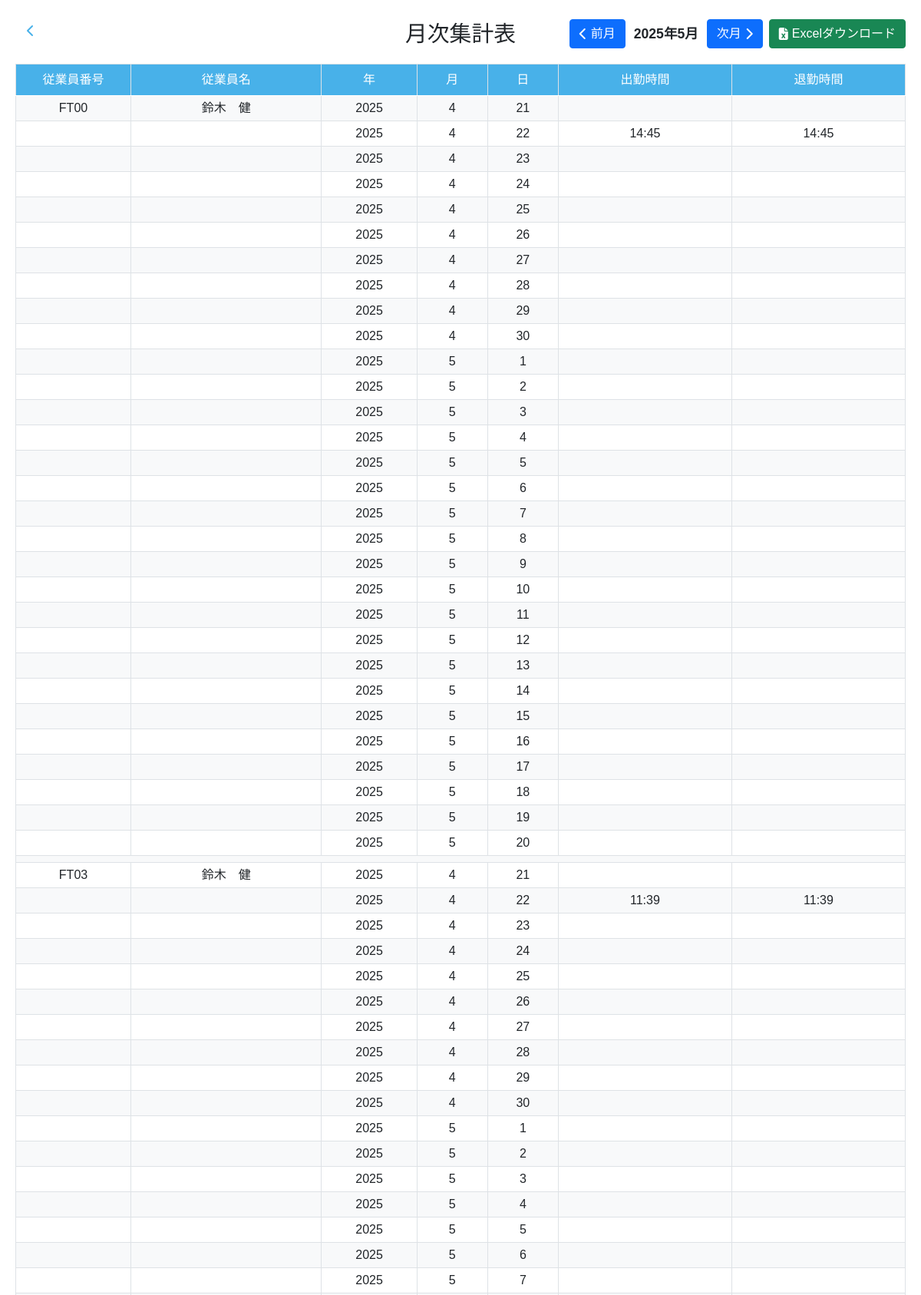
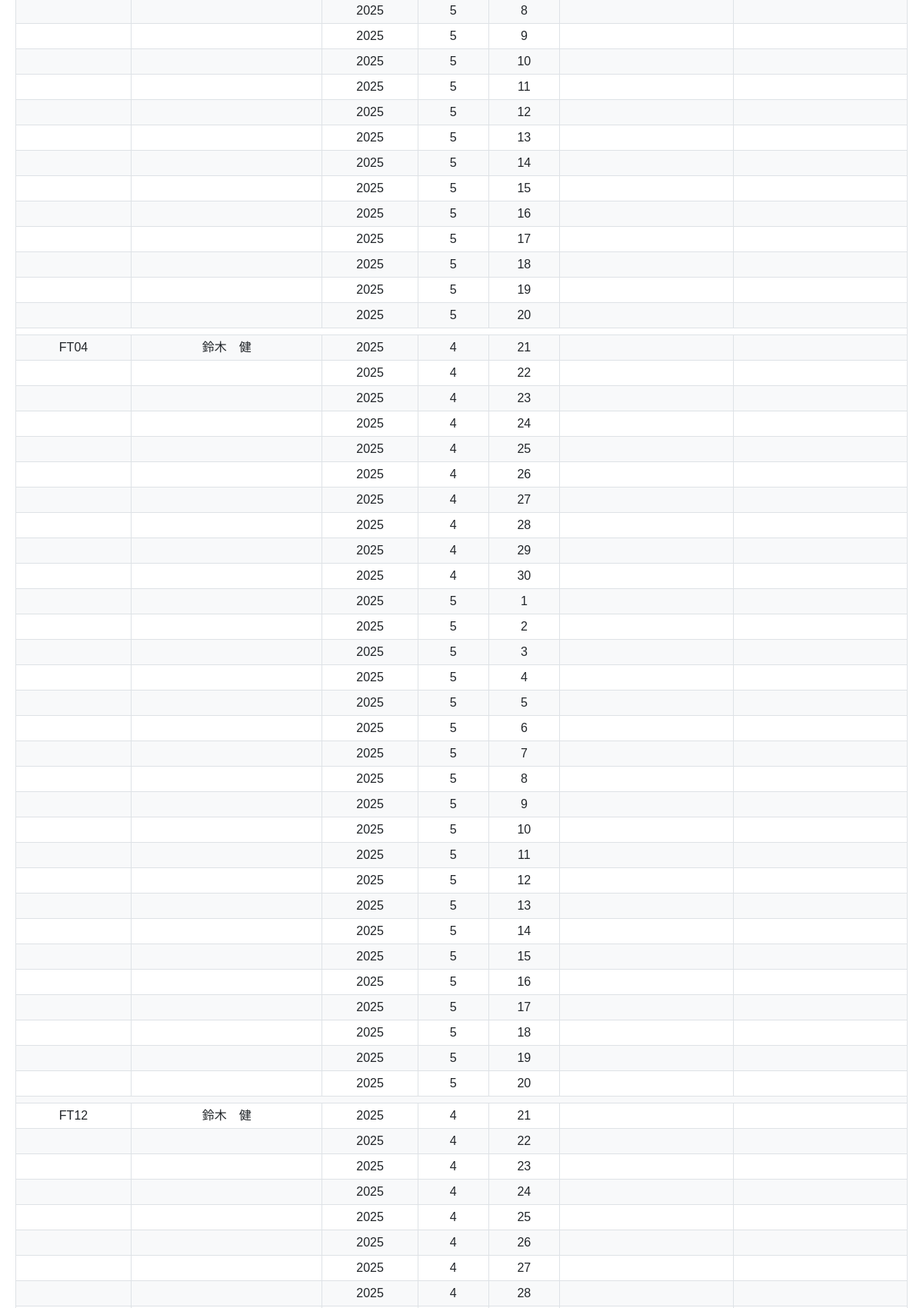
Screenshot of /report (upper part) with the database file from the repository (2 pictures, top to bottom).
### testapp/models.py (models this page shows, shortened)
class User(db.Model):
    __tablename__ = 'users'  # テーブル名を明示的に指定
    id = db.Column(db.Integer, primary_key=True)
    name = db.Column(db.String(20), nullable=False)  # 20文字まで
    employment_type = db.Column(db.String(2), nullable=False)  # FTまたはPT（2文字）
    employee_id = db.Column(db.String(4), unique=True, nullable=False)  # 4文字（例：FT01）
    password = db.Column(db.String(10), nullable=False)  # 10文字まで

### testapp/main.py (the view)
@app.route('/report')
@app.route('/report/<int:year>/<int:month>')
def report(year=None, month=None):
    if year is None or month is None:
        now = datetime.now()
        if now.day >= 21:
            if now.month == 12:
                year = now.year + 1
                month = 1
            else:
                year = now.year
                month = now.month + 1
        else:
            year = now.year
            month = now.month
    if month == 1:
        start_date = datetime(year - 1, 12, 21)
    else:
        start_date = datetime(year, month - 1, 21)
    end_date = datetime(year, month, 20)
    employees = User.query.order_by(
        case(
            (User.employment_type == 'FT', 0),
            (User.employment_type == 'PT', 1),
        ),
        User.employee_id
    ).all()
    report_data = []
    for employee in employees:
        current_date = start_date
        while current_date <= end_date:
            date_str = current_date.strftime('%Y-%m-%d')
            records = AttendanceRecord.query.filter_by(
                user_id=employee.id,
                date=date_str
            ).order_by(AttendanceRecord.time).all()
            arrive = next((r.time.strftime('%-H:%M') for r in records if r.action_type == '出勤'), '')
            leave = next((r.time.strftime('%-H:%M') for r in records if r.action_type == '退勤'), '')
            report_data.append({
                'employee_id': employee.employee_id,
                'name': employee.name,
                'year': current_date.year,
                'month': current_date.month,
                'day': current_date.day,
                'arrive': arrive,
                'leave': leave
            })
            current_date += timedelta(days=1)
    return render_template('testapp/report.html',
                         year=year,
                         month=month,
                         report_data=report_data)

### testapp/templates/testapp/report.html (shortened to what this page needs)
<!DOCTYPE html>
<html lang="ja">
<head>
    <link href="https://cdn.jsdelivr.net/npm/bootstrap@5.0.2/dist/css/bootstrap.min.css" rel="stylesheet">
    <link rel="stylesheet" href="https://cdnjs.cloudflare.com/ajax/libs/font-awesome/6.4.0/css/all.min.css">
    <link rel="stylesheet" href="{{ url_for('static', filename='css/attendance_history.css') }}">
    <link rel="stylesheet" href="{{ url_for('static', filename='css/management.css') }}">
</head>
<body>
    <div class="container">
        <div class="header">
            <a href="{{ url_for('management') }}" class="back-button">
                <i class="fa-solid fa-chevron-left"></i>
            </a>
            <h1>月次集計表</h1>
            <div class="controls">
                <a href="{{ url_for('prev_month_report', year=year, month=month) }}" class="btn btn-primary">
                    <i class="fas fa-chevron-left"></i> 前月
                </a>
                <span id="currentMonth" class="month-display">{{ year }}年{{ month }}月</span>
                <a href="{{ url_for('next_month_report', year=year, month=month) }}" class="btn btn-primary">
                    次月 <i class="fas fa-chevron-right"></i>
                </a>
                <a href="{{ url_for('download_csv', year=year, month=month) }}" class="btn btn-success">
                    <i class="fas fa-file-excel"></i> Excelダウンロード
                </a>
            </div>
        </div>
        <div class="table-responsive">
            <table class="table table-bordered" id="reportTable">
                <thead>
                    <tr>
                        <th>従業員番号</th>
                        <th>従業員名</th>
                        <th>年</th>
                        <th>月</th>
                        <th>日</th>
                        <th>出勤時間</th>
                        <th>退勤時間</th>
                    </tr>
                </thead>
                <tbody>
                    {% set current_employee = namespace(id='', name='') %}
                    {% for record in report_data %}
                    {% if record.employee_id != current_employee.id and current_employee.id != '' %}
                    <tr>
                        <td colspan="7"></td>
                    </tr>
                    {% endif %}
                    <tr>
                        <td>{% if record.employee_id != current_employee.id %}{{ record.employee_id }}{% endif %}</td>
                        <td>{% if record.employee_id != current_employee.id %}{{ record.name }}{% endif %}</td>
                        <td>{{ record.year }}</td>
                        <td>{{ record.month }}</td>
                        <td>{{ record.day }}</td>
                        <td>{{ record.arrive }}</td>
                        <td>{{ record.leave }}</td>
                    </tr>
                    {% set current_employee.id = record.employee_id %}
                    {% set current_employee.name = record.name %}
                    {% endfor %}
                </tbody>
            </table>
        </div>
    </div>
</body>
</html>

### testapp/static/css/attendance_history.css (style rules this page uses)
.container { padding: 20px; max-width: 100%; overflow-x: auto; }
.header { display: flex; justify-content: space-between; align-items: center; margin-bottom: 20px; flex-wrap: wrap; position: relative; padding-top: 5px; }
.back-button { position: absolute; left: 0; top: 0; z-index: 1; padding: 8px; margin-right: 15px; }
h1 { font-size: 1.8rem; }
.header h1 { position: absolute; left: 50%; transform: translateX(-50%); font-family: 'Noto Sans JP', sans-serif; margin: 0; }
.controls { display: flex; align-items: center; gap: 8px; flex-wrap: wrap; margin-left: auto; }
.month-display { font-size: 1.1rem; font-weight: bold; min-width: 90px; text-align: center; }
.table { width: 100%; border-collapse: collapse; }
.table th, .table td { padding: 8px; text-align: center; vertical-align: middle; font-family: 'Noto Sans JP', sans-serif; border: 1px solid #dee2e6; }
.table th { background-color: #48b1e9; font-weight: 400; color: white; }
.table thead th:first-child, .table tbody td:first-child { width: 150px; min-width: 150px; max-width: 150px; white-space: nowrap; overflow: hidden; text-overflow: ellipsis; }
.table tbody tr:nth-child(odd) { background-color: #f8f9fa; }
.btn { display: flex; align-items: center; gap: 5px; }
.table td { padding: 4px; vertical-align: middle; min-height: 4.8em; }
.table td:first-child { min-height: auto; }

### testapp/static/css/management.css (style rules this page uses)
body { background-color: white; margin: 0; padding: 0; font-family: 'Noto Sans JP', sans-serif; min-height: 100vh; display: flex; flex-direction: column; }
.back-button { color: #48b1e9; text-decoration: none !important; display: flex; align-items: center; justify-content: center; width: 40px; height: 40px; border-radius: 50%; transition: all 0.3s ease; position: fixed; left: 20px; top: 20px; }

### rows the page displays
User: employee_id "FT00", name "鈴木 健", year "2025", month "4", day "21", day "22", arrive "14:45", leave "14:45", day "23", day "24", day "25", day "26", day "27", day "28", day "29", day "30", month "5", day "1", day "2", day "3", day "4", day "5", day "6", day "7", day "8", day "9", day "10", day "11", day "12", day "13", day "14", day "15", day "16", day "17", day "18", day "19", day "20"
User: employee_id "FT03", name "鈴木 健", year "2025", month "4", day "21", day "22", arrive "11:39", leave "11:39", day "23", day "24", day "25", day "26", day "27", day "28", day "29", day "30", month "5", day "1", day "2", day "3", day "4", day "5", day "6", day "7", day "8", day "9", day "10", day "11", day "12", day "13", day "14", day "15", day "16", day "17", day "18", day "19", day "20"
User: employee_id "FT04", name "鈴木 健", year "2025", month "4", day "21", day "22", day "23", day "24", day "25", day "26", day "27", day "28", day "29", day "30", month "5", day "1", day "2", day "3", day "4", day "5", day "6", day "7", day "8", day "9", day "10", day "11", day "12", day "13", day "14", day "15", day "16", day "17", day "18", day "19", day "20"
User: employee_id "FT12", name "鈴木 健", year "2025", month "4", day "21", day "22", day "23", day "24", day "25", day "26", day "27", day "28"

### other values shown
{{ year }} "2025"
{{ month }} "5"
